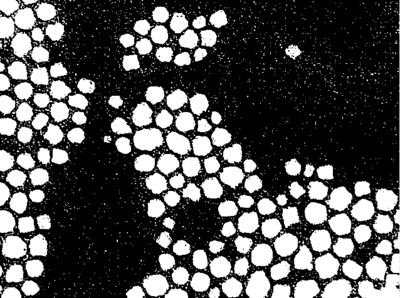
#> input picture advanced/binary_image_processing/images/ero.png, 400 x 298 px
$ jupyter execute 3.opening_and_closing.ipynb
#> lines starting #> are read from the running program, lines starting #| are printed output that depends on the picture
# Opening and Closing

## 1. Opening
**Definition**: Opening is an erosion operation followed by a dilation.
**Purpose**: It removes small objects or noise from the foreground (usually white) while preserving the shape and size of larger objects in the image.
**Effect**: Smooths the contour of objects, breaks narrow connections, and eliminates thin protrusions.

Performing an opening operation allows us to remove small blobs from an image: first an erosion is applied to remove the small blobs, then a dilation is applied to regrow the size of the original object.

### IMPLEMENTATION

[cell 1]
import cv2
import numpy as np
from matplotlib import pyplot as plt

[cell 2]
# Read the image in grayscale
image = cv2.imread('./images/ero.png', cv2.IMREAD_GRAYSCALE)
#> image: shape (298, 400); min 0, max 255, mean 84.2

[cell 3]
#kernel
kernelSizes = [(3, 3), (5, 5), (7, 7)]

[cell 4]
plt.figure(figsize=(12, 12))  # Define the figure size
num_kernels = len(kernelSizes)  # Number of kernel sizes

for i, kernelSize in enumerate(kernelSizes):
    # Step 4: Create a rectangular kernel
    kernel = cv2.getStructuringElement(cv2.MORPH_RECT, kernelSize)

    # Step 5: Apply the "opening" operation
    opening = cv2.morphologyEx(image, cv2.MORPH_OPEN, kernel)

    # Step 6: Plot the original image and the result for each kernel size
    plt.subplot(num_kernels, 2, 2*i+1)
    plt.imshow(image, cmap='gray')
    plt.title(f"Original Image")
    plt.axis('off')  # Hide axis for better visualization

    plt.subplot(num_kernels, 2, 2*i+2)
    plt.imshow(opening, cmap='gray')
    plt.title(f"Opening: ({kernelSize[0]}, {kernelSize[1]})")
    plt.axis('off')
#> this loop made 3 passes
#> pass 1, `opening = cv2.morphologyEx(image, cv2.MORPH_OPEN, kernel)`:
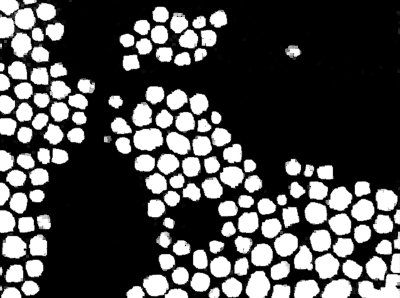
#> opening: shape (298, 400); min 0, max 255, mean 77.2
#> pass 2, `opening = cv2.morphologyEx(image, cv2.MORPH_OPEN, kernel)`:
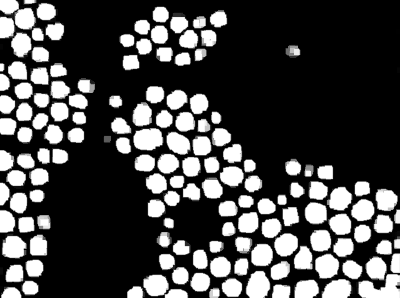
#> opening: shape (298, 400); min 0, max 255, mean 75
#> pass 3, `opening = cv2.morphologyEx(image, cv2.MORPH_OPEN, kernel)`:
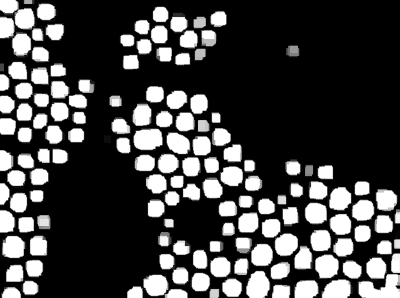
#> opening: shape (298, 400); min 0, max 255, mean 71.9

# Display the plots
plt.tight_layout()
plt.show()

## 2. Closing
**Definition**: Closing is a dilation operation followed by an erosion.
**Purpose**: It fills small holes and gaps within objects and connects nearby objects.
**Effect**: Smooths the contours, fuses narrow breaks, and eliminates small dark spots on the objects.

[cell 5]
plt.figure(figsize=(12, 12))  # Define the figure size
num_kernels = len(kernelSizes)  # Number of kernel sizes

for i, kernelSize in enumerate(kernelSizes):
    # Step 4: Create a rectangular kernel
    kernel = cv2.getStructuringElement(cv2.MORPH_RECT, kernelSize)

    # Step 5: Apply the "closing" operation
    closing = cv2.morphologyEx(image, cv2.MORPH_CLOSE, kernel)

    # Step 6: Plot the original image and the result for each kernel size
    plt.subplot(num_kernels, 2, 2*i+1)
    plt.imshow(image, cmap='gray')
    plt.title(f"Original Image")
    plt.axis('off')  # Hide axis for better visualization

    plt.subplot(num_kernels, 2, 2*i+2)
    plt.imshow(closing, cmap='gray')
    plt.title(f"Closing: ({kernelSize[0]}, {kernelSize[1]})")
    plt.axis('off')
#> this loop made 3 passes
#> kernel on pass 1: [[1, 1, 1], [1, 1, 1], [1, 1, 1]]
#> pass 1, `closing = cv2.morphologyEx(image, cv2.MORPH_CLOSE, kernel)`:
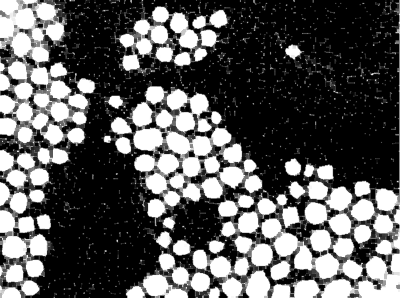
#> closing: shape (298, 400); min 0, max 255, mean 91.7
#> pass 2, `closing = cv2.morphologyEx(image, cv2.MORPH_CLOSE, kernel)`:
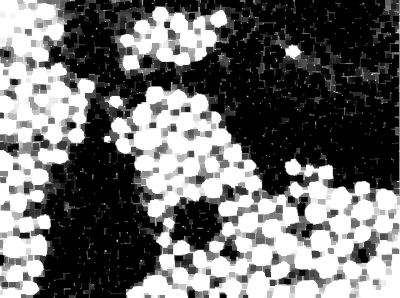
#> closing: shape (298, 400); min 0, max 255, mean 109.5
#> pass 3, `closing = cv2.morphologyEx(image, cv2.MORPH_CLOSE, kernel)`:
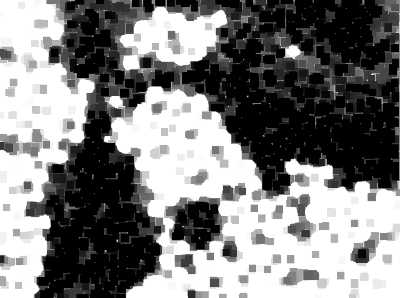
#> closing: shape (298, 400); min 0, max 255, mean 126.4

# Display the plots
plt.tight_layout()
plt.show()
